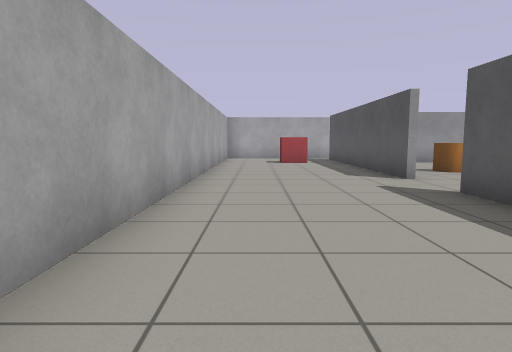
[1] (above)

18 first-person views from a walk through a world built for the Gazebo simulator. The camera is 0.86 m above the floor, tilts 6° down and sees 75° across. The floor is counted in squares, 1 m on a side. Each view is taken from the middle of a square. On the plan, view 1 faces up. The plan holds only what a view shows up to about 11 squares ahead; the rest is blank.

[2]
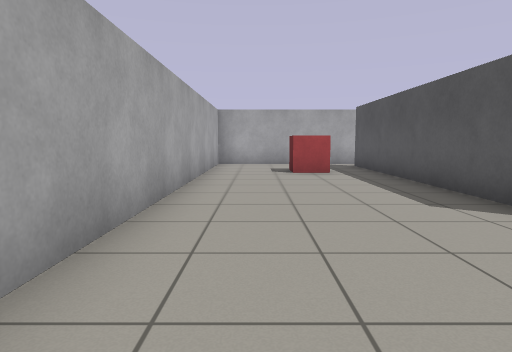

[3]
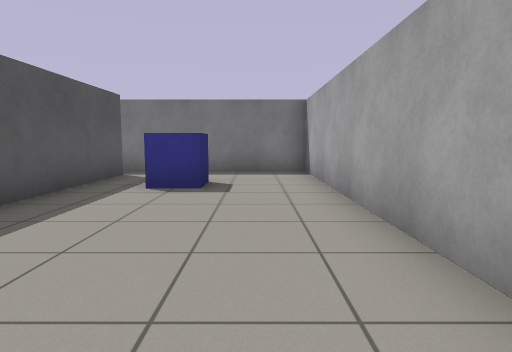

[4]
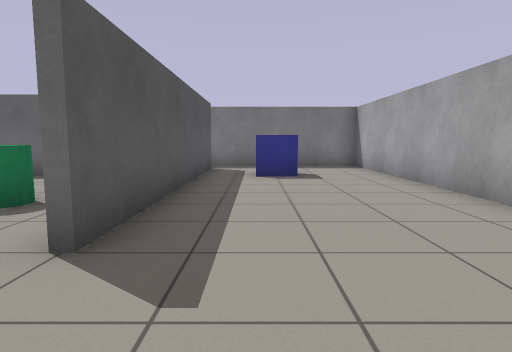

[5]
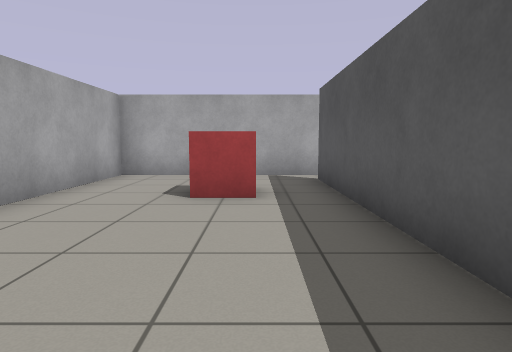

[6]
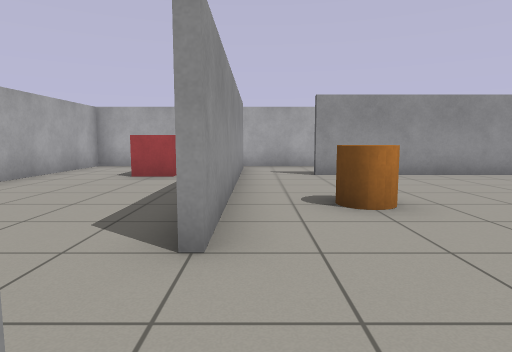

[7]
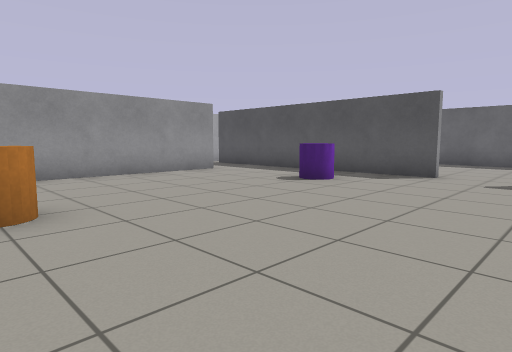

[8]
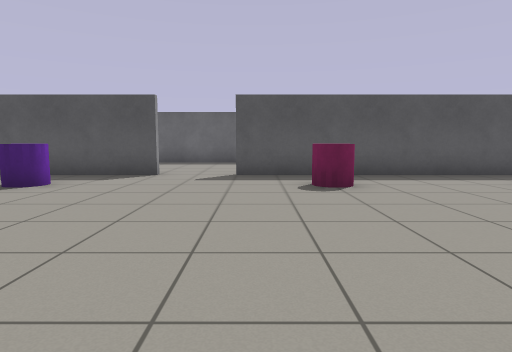

[9]
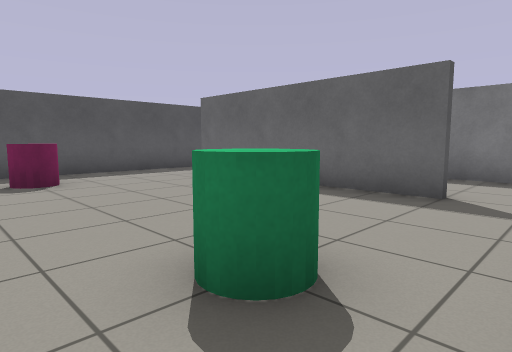

[10]
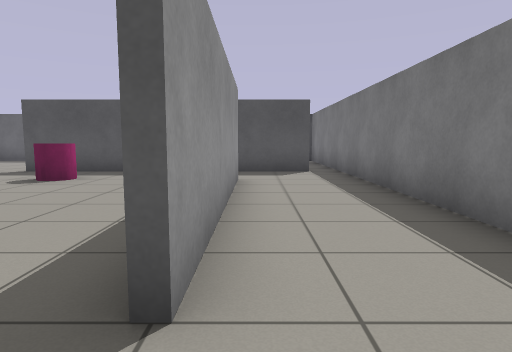

[11]
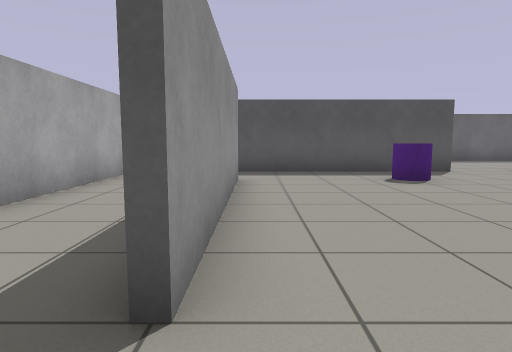

[12]
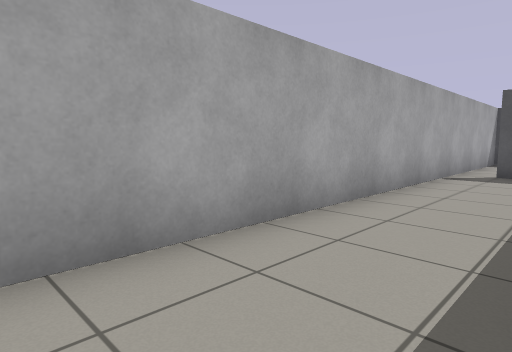

[13]
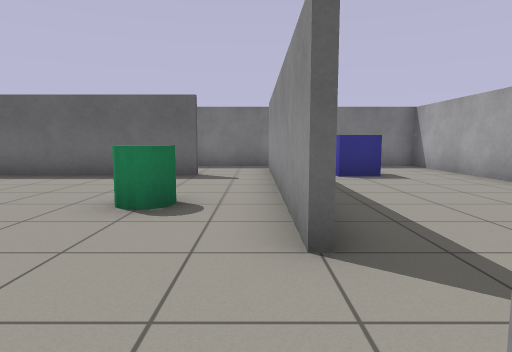

[14]
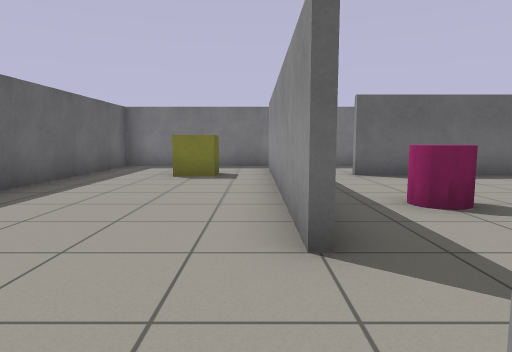

[15]
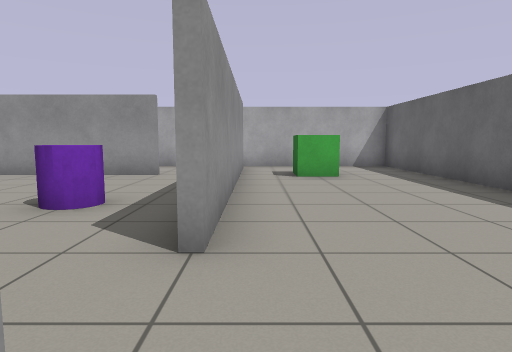

[16]
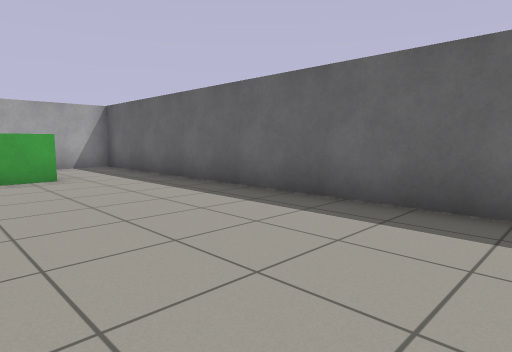

[17]
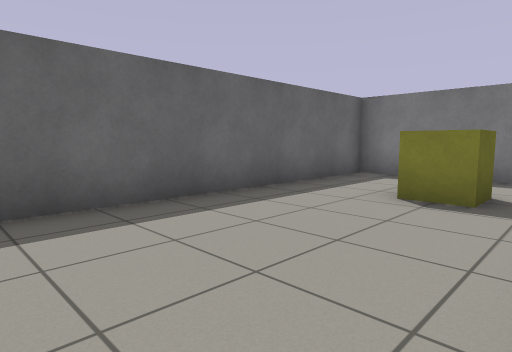

[18]
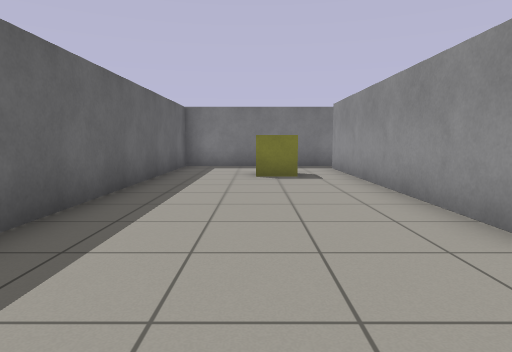

### Floor plan
Points are (right, up) in squares from view 1. A wall is a line through its corners. A room is listed if a view was taken in it or the views show most of it. See-through windows are left out.
Room 1 (views 1, 2, 3, 4, 5)
walls: (3.4, 7.5) (3.4, 15.5); (3.4, -2.5) (3.4, 5.5); (2.6, 16.4) (-1.4, 16.4) (-1.4, -3.4) (3.5, -3.4)
ways out: opening at (3, 6.5) to room 2; opening at (3, -3) to room 3; opening at (3, 16) to room 4
objects: blue box (1, -1) to (2, 0); red box (1, 13) to (2, 14)
Room 2 (views 6, 7, 8, 9, 11, 13)
walls: (3.6, 5.5) (3.6, -0.4); (13.4, 7.4) (13.4, 13.5); (11.6, 13.4) (5.5, 13.4); (5.4, -0.4) (11.5, -0.4); (3.6, 13.5) (3.6, 7.5); (13.4, -0.4) (13.4, 5.5)
ways out: opening at (3, 6.5) to room 1; opening at (4.5, 0) to room 3; opening at (12, 0) to room 3; opening at (4.5, 14) to room 4; opening at (12, 14) to room 4; opening at (13, 6.5) to room 5
objects: green cylinder (5, 3) to (6, 4); orange cylinder (5, 9) to (6, 10); magenta cylinder (11, 3) to (12, 4); purple cylinder (11, 9) to (12, 10)
Room 3 (view 10)
walls: (11.5, -0.6) (5.4, -0.6); (3.6, -0.4) (3.6, -2.4); (3.5, -3.4) (12.5, -3.4); (13.4, -2.6) (13.4, -0.4)
ways out: opening at (3, -3) to room 1; opening at (4.5, 0) to room 2; opening at (12, 0) to room 2; opening at (13, -3) to room 5
Room 4 (view 12)
walls: (3.6, 15.5) (3.6, 13.5); (13.4, 16.4) (2.6, 16.4)
ways out: opening at (3, 16) to room 1; opening at (4.5, 14) to room 2; opening at (12, 14) to room 2; opening at (13, 16) to room 5
Room 5 (views 14, 15, 16, 17, 18)
walls: (13.6, 5.5) (13.6, -2.5); (13.6, 15.5) (13.6, 7.5); (12.5, -3.4) (18.4, -3.4) (18.4, 16.4) (13.4, 16.4)
ways out: opening at (13, 6.5) to room 2; opening at (13, -3) to room 3; opening at (13, 16) to room 4
objects: yellow box (15, -1) to (16, 0); green box (15, 13) to (16, 14)

Positions as (right, up) in squares from view 1, and headings:
1: (0, 0), facing up
2: (0, 4), facing up
3: (0, 6), facing down
4: (2, 8), facing down
5: (2, 8), facing up
6: (4, 5), facing up
7: (5, 5), facing up-right
8: (5, 5), facing right
9: (4, 5), facing down-right
10: (4, -1), facing right
11: (4, 13), facing right
12: (4, 14), facing up-right
13: (4, 8), facing down
14: (14, 8), facing down
15: (14, 5), facing up
16: (14, 5), facing up-right
17: (14, 5), facing down-right
18: (16, 8), facing down
